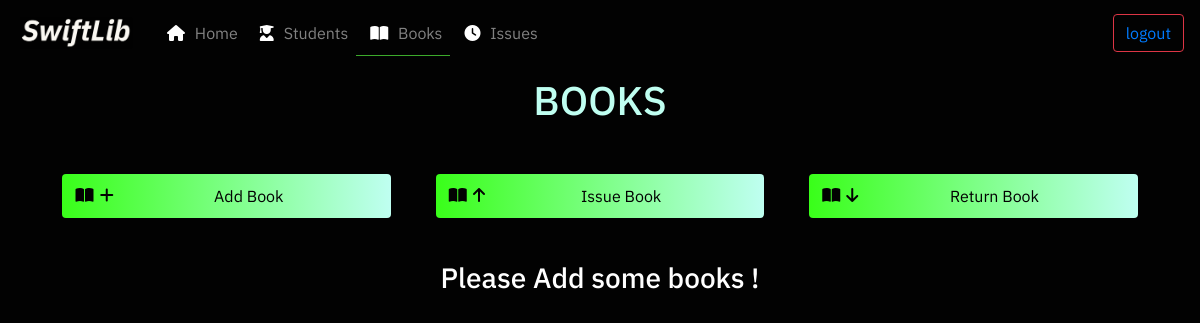
Before: /books/ (signed in) with the older database file.
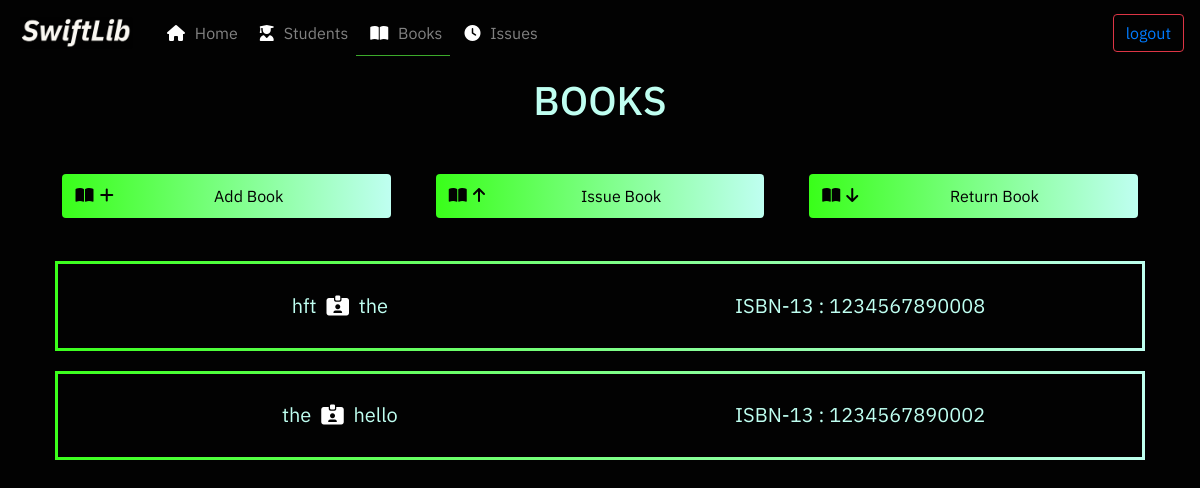
After: the same page with the newer database file.
### books/models.py (models this page shows, shortened)
class Book(models.Model):
    name = models.CharField(max_length=252)
    author = models.CharField(max_length=252,null=True)
    isbn13 = models.CharField(max_length=13, blank=True)

### books/views.py (the view)
# urls.py: path('', views.home, name='books-home'),
@login_required
def home(request):
    if request.method == "POST" :
        pass
    else:
        books= Book.objects.all()
        context={
            'books' : books,
        }
    return render(request, 'books/books.html',context)

### books/templates/books/books.html (shortened to what this page needs)
{% extends 'base.html' %}
{% block activebooks %} active-menu-item {% endblock %}
{% block content %}
<div class='container'>
            <div class='header mx-auto'>
                <h1 class='pageheader-text'> BOOKS </h1>
            </div>
            <div class='header mx-auto'>
                <div class="row">
                    <div class="col-sm btn-div">
                        <button class='btn qa-button ' data-toggle="modal" data-target="#addbookmodal">
                            <i class="fas fa-book-open stdicon qa-button-icon"></i><i class="fas fa-plus stdicon qa-button-icon"></i> Add Book
                        </button>
                    </div>
                    <div class="col-sm btn-div">
                        <button class='btn qa-button ' data-toggle="modal" data-target="#issuebookmodal">
                            <i class="fas fa-book-open stdicon qa-button-icon"></i><i class="fas fa-arrow-up stdicon qa-button-icon"></i> Issue Book
                        </button>
                    </div>
                    <div class="col-sm btn-div">
                        <button class='btn qa-button ' data-toggle="modal" data-target="#returnbookmodal">
                            <i class="fas fa-book-open stdicon qa-button-icon"></i><i class="fas fa-arrow-down stdicon qa-button-icon"></i> Return Book
                        </button>
                    </div>
                </div>
            </div>
            {% if not books.all %}
            <div class='mx-auto header'>
                <h3 class='whiteicon'> Please Add some books !</h3>
            </div>
            {% endif %}
            {% for book in books %}
            <div class='mx-auto header'>
                <div class='std-info-mini row mx-auto container bookdata-container'>
                    <p class='student-name col-sm my-auto'  data-toggle="modal" data-target="#book{{book.isbn13}}info"> {{book.name}} <i class="fas fa-id-card-alt stdicon whiteicon"></i> {{book.author}} </p>
                    <p class='student-name col-sm my-auto'> ISBN-13 : {{book.isbn13}} </p>
                </div>
            </div>
            {% endfor %}
{% endblock %}

Changed rows visible on the page:
added Book: name "hft", author "the", isbn13 "1234567890008"
added Book: name "the", author "hello", isbn13 "1234567890002"
Other visible differences:
text no longer shown: "Please Add some books !"
